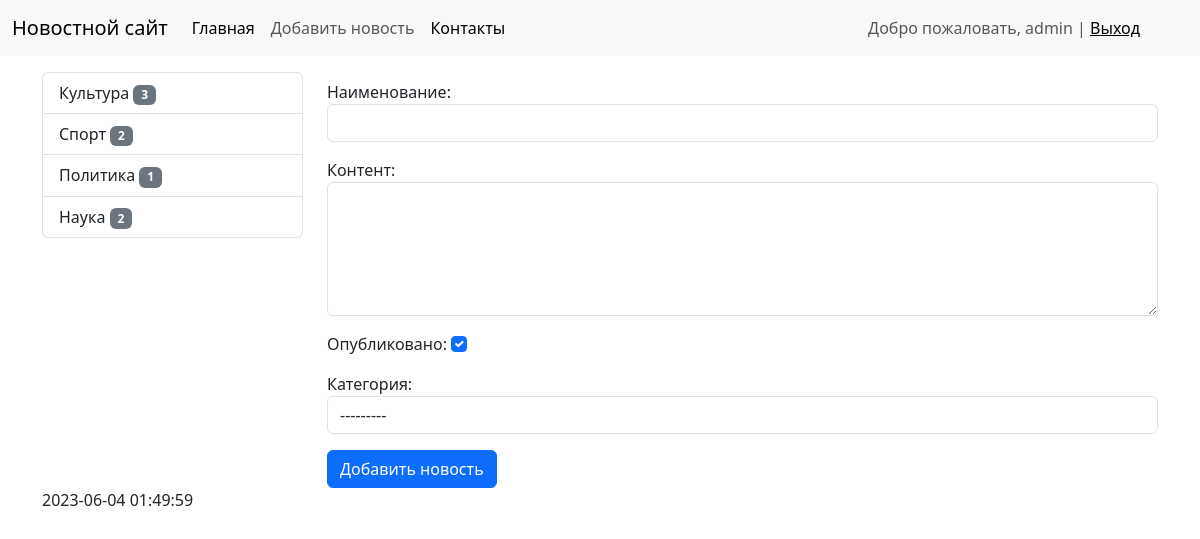
The app's page /news/add-news/ (signed in) with its own data.
### news/models.py (models this page shows)
class Category(models.Model):
    title = models.CharField(
        max_length=150,
        db_index=True,
        verbose_name='Наименование категории')
    def get_absolute_url(self):
        return reverse('category', kwargs={'category_id': self.pk})
    def __str__(self):
        return self.title
    class Meta:
        verbose_name = 'Категория'
        verbose_name_plural = 'Категории'
        ordering = ['title']

### news/views.py (the view)
# urls.py: path('news/add-news/', CreateNews.as_view(), name='add_news'),
class CreateNews(LoginRequiredMixin, CreateView):
    form_class = NewsForm
    template_name = 'news/add_news.html'
    login_url = '/admin/'
    def get_context_data(self, **kwargs: Any) -> Dict[str, Any]:
        context = super().get_context_data(**kwargs)
        context['title'] = 'Добавить новость'
        return context

### news/forms.py (shortened to what this page needs)
class NewsForm(forms.ModelForm):
    class Meta:
        model = News
        fields = ['title', 'content', 'is_published', 'category']
        widgets = {
            'title': forms.TextInput(attrs={'class': 'form-control'}),
            'content': forms.Textarea(attrs={'class': 'form-control', 'rows': 5}),
            'is_published': forms.TextInput(attrs={'class': 'form-check-input', 'type': 'checkbox', 'checked': True, 'required': None}),
            'category': forms.Select(attrs={'class': 'form-control'}),
        }

### news/templatetags/news_tags.py (called while the page is built)
@register.simple_tag(name='get_list_categories')
def get_categories():
    categories = cache.get('categories')
    if not categories:
        categories = Category.objects.annotate(
            cnt=Count('news'),
            published=F('news__is_published')
        ).filter(cnt__gt=0).filter(published=True)
        cache.set('categories', categories, 60*1)
    return categories

### news/templates/news/add_news.html (shortened to what this page needs)
{% extends 'base.html' %}
{% block sidebar %}
{% include 'inc/_sidebar.html' %}
{% endblock %}
{% block content %}
<form action="{% url 'add_news' %}" method="post">
    {{ form.as_p }}
    <button type="submit" class="btn btn-primary btn-block">Добавить новость</button>
</form>
{% endblock %}

### templates/inc/_nav.html (shortened to what this page needs)
<nav class="navbar navbar-expand-lg bg-body-tertiary">
    <div class="container-fluid">
        <a class="navbar-brand" href="{% url 'home' %}">Новостной сайт</a>
        <div class="collapse navbar-collapse" id="navbarSupportedContent">
            <ul class="navbar-nav me-auto mb-2 mb-lg-0">
                <li class="nav-item">
                    <a class="nav-link active" aria-current="page" href="{% url 'home' %}">Главная</a>
                </li>
                {% if request.user.is_authenticated %}
                <li class="nav-item">
                    <a class="nav-link" href="{% url 'add_news' %}">Добавить новость</a>
                </li>
                {% endif %}
                <li class="nav-item">
                    <a class="nav-link active" aria-current="page" href="{% url 'contact' %}">Контакты</a>
                </li>
            </ul>
            <span class="navbar-text me-5">
                {% if request.user.is_authenticated %}
                Добро пожаловать, {{ user.username }}
                <span> | </span>
                <a href="{% url 'logout' %}">Выход</a>
                {% else %}
                <a href="{% url 'register' %}">Register</a>
                <span> | </span>
                <a href="{% url 'login' %}">Login</a>
                {% endif %}
            </span>
        </div>
    </div>
</nav>

### templates/inc/_sidebar.html (shortened to what this page needs)
{% load news_tags %}
<div class="list-group">
    {% get_list_categories as categories %}
    {% for item in categories %}
    <a href="{{ item.get_absolute_url }}" class="list-group-item list-group-item-action">
        {{ item.title }} <span class="badge bg-secondary">{{ item.cnt }}</span>
    </a>
    {% endfor %}
</div>
<br>

### records on screen
Category: title "Культура", cnt "3"
Category: title "Спорт", cnt "2"
Category: title "Политика", cnt "1"
Category: title "Наука", cnt "2"

### other values on screen
{{ user.username }} "admin"
